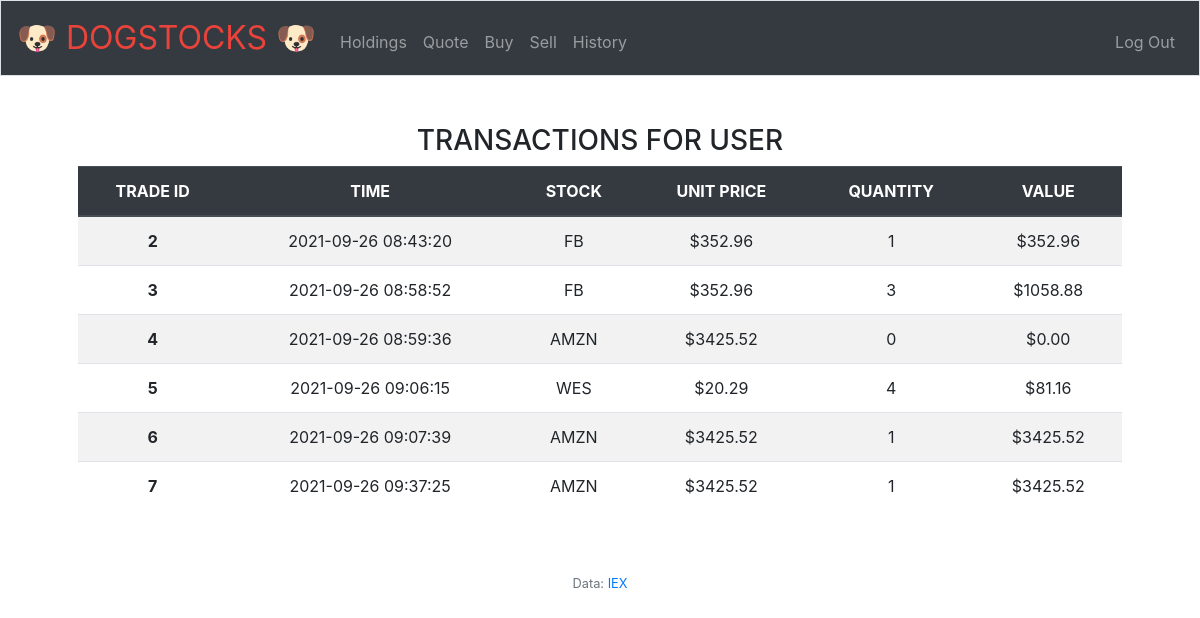
The app's page /history (signed in) with its own data.
### tables this page shows
CREATE TABLE 'transactions' ('transaction_id' integer PRIMARY KEY AUTOINCREMENT NOT NULL, 'user_id' integer NOT NULL, 'transaction_time' timestamp NOT NULL, 'quantity' integer NOT NULL, 'stock' text NOT NULL, 'unit_price' numeric(10,2) NOT NULL, 'value' numeric(10,2) NOT NULL);

### app.py (the view)
@app.route("/history")
@login_required
def history():
    userid = session["user_id"]
    transactions = db.execute("SELECT transaction_id, transaction_time, stock, unit_price, quantity, value FROM transactions WHERE user_id=(?)", userid)
    print(transactions)
    data = [] #stock, symbol, unit price, quantity, value
    x = 'transaction_time'
    for count, item in enumerate(transactions):
        data.append([])
        data[count].append(item['transaction_id'])
        data[count].append(item[x])
        data[count].append(item['stock'])
        data[count].append(item['unit_price'])
        data[count].append(item['quantity'])
        data[count].append(item['value'])
    return render_template("history.html", data=data)

### app.py (called while the page is built)
@app.after_request
def after_request(response):
    response.headers["Cache-Control"] = "no-cache, no-store, must-revalidate"
    response.headers["Expires"] = 0
    response.headers["Pragma"] = "no-cache"
    return response

### helpers.py (called while the page is built)
def login_required(f):
    @wraps(f)
    def decorated_function(*args, **kwargs):
        if session.get("user_id") is None:
            return redirect("/login")
        return f(*args, **kwargs)
    return decorated_function

### templates/history.html (shortened to what this page needs)
{% extends "layout.html" %}
{% block main %}
{% if not data %}
<h3>No transactions for this user </h3>
{% else %}
        <h3>TRANSACTIONS FOR USER</h3>
        <table class="table table-striped">
        <thead class="thead-dark">
                <tr>
                  <th scope="col">TRADE ID</th>
                  <th scope="col">TIME</th>
                  <th scope="col">STOCK</th>
                  <th scope="col">UNIT PRICE</th>
                  <th scope="col">QUANTITY</th>
                  <th scope="col">VALUE</th>
                </tr>
              </thead>
      <tbody>
        {% for row in data %}
                    <tr>
                        <th scope='row'>{{ row[0] }}</th>
                        <td>{{ row[1] }}</td>
                        <td>{{ row[2] }}</td>
                        <td>{{ "$%.2f"|format(row[3]) }}</td>
                        <td>{{ row[4] }}</td>
                        <td>{{ "$%.2f"|format(row[5]) }}</td>
                    </tr>
        {% endfor %}
      </tbody>
    </table>
{% endif %}
{% endblock %}

### records on screen
transactions: transaction_id "2", transaction_time "2021-09-26 08:43:20", stock "FB", unit_price "$352.96", quantity "1", value "$352.96"
transactions: transaction_id "3", transaction_time "2021-09-26 08:58:52", stock "FB", unit_price "$352.96", quantity "3", value "$1058.88"
transactions: transaction_id "4", transaction_time "2021-09-26 08:59:36", stock "AMZN", unit_price "$3425.52", quantity "0", value "$0.00"
transactions: transaction_id "5", transaction_time "2021-09-26 09:06:15", stock "WES", unit_price "$20.29", quantity "4", value "$81.16"
transactions: transaction_id "6", transaction_time "2021-09-26 09:07:39", stock "AMZN", unit_price "$3425.52", quantity "1", value "$3425.52"
transactions: transaction_id "7", transaction_time "2021-09-26 09:37:25", stock "AMZN", unit_price "$3425.52", quantity "1", value "$3425.52"
